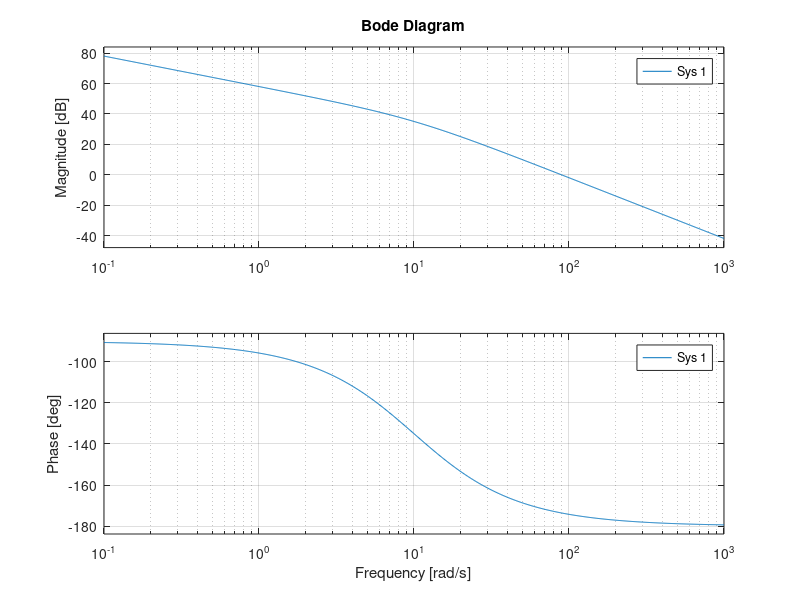
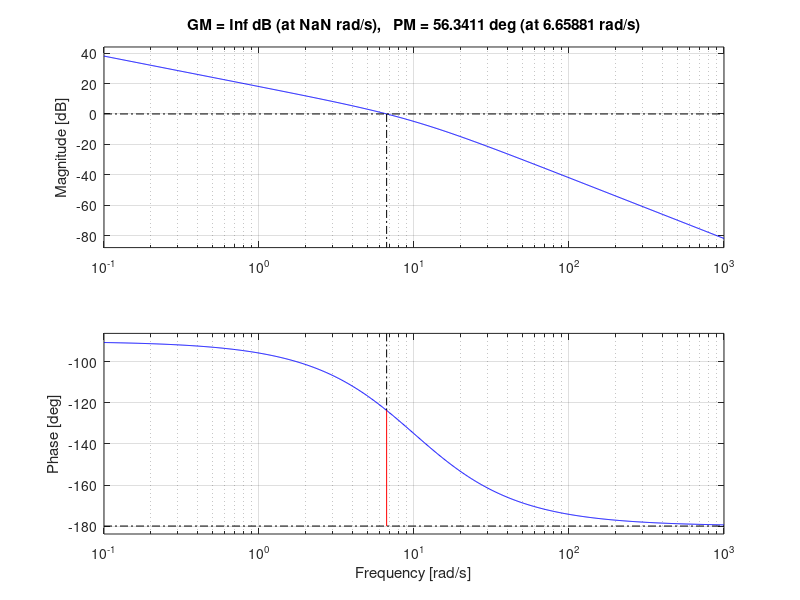
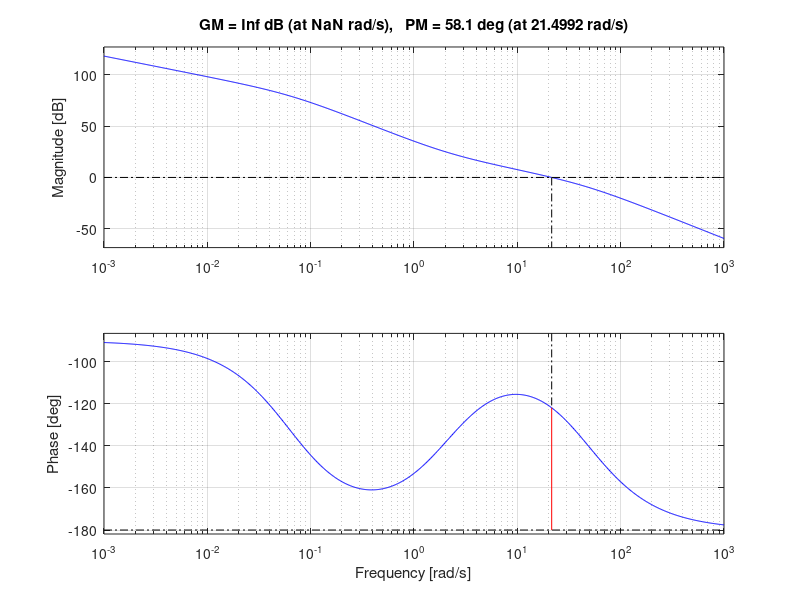
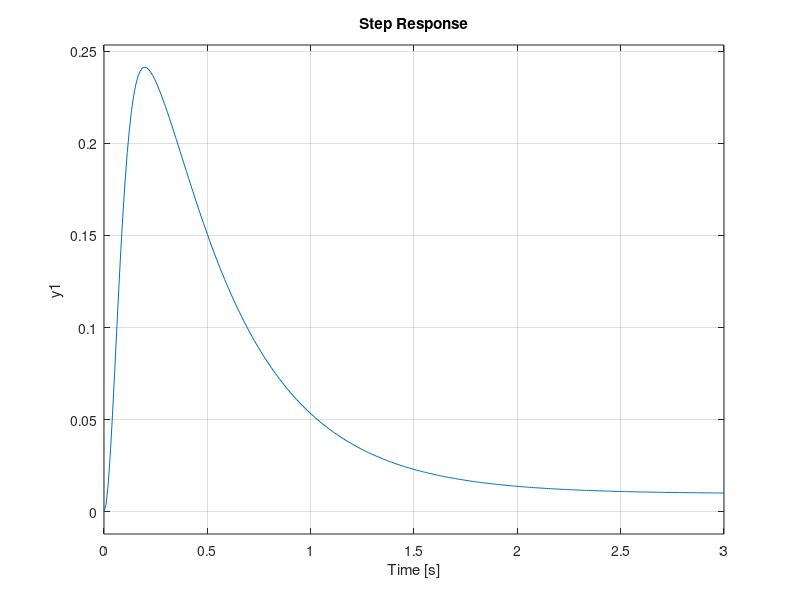

Source code (MATLAB) for these figures, in order:
s=tf('s'); 
kp = 100; 
G = 8/(s*((s/10)+1));
figure(1); 
bode(kp*G); 
grid on; 
figure(2); 
margin(G);
grid on
%%
clear; 
s=tf('s'); 
G=8/(s*((s/10)+1)); 
K = 3.06; 
tau_d = 0.096; 
tau_i = 0.46; 
gamma = 0.03; 
beta = 0.23; 
Flead = K*((tau_d*s + 1)/(tau_d*beta*s + 1)); 
Flag  = (tau_i*s+1)/(tau_i*s+gamma); 
F = Flead*Flag; 
figure(4); 
margin(G*F); 
grid on; 
figure(5); 
Gw=feedback(G,F);
step(Gw); 
grid on; 
%simulate system to check if M and Tr are fulfilled 
Gstep = feedback(G*F, 1);
figure(6); 
step(Gstep)
grid on; 